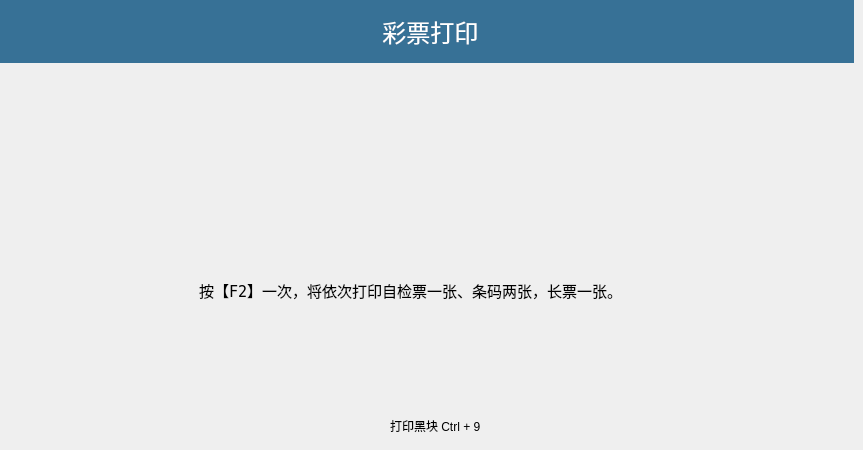
          <widget class="QWidget" name="page_2">
           <widget class="QLabel" name="label_3">
            <property name="geometry">
             <rect>
              <x>0</x>
              <y>0</y>
              <width>854</width>
              <height>63</height>
             </rect>
            </property>
            <property name="styleSheet">
             <string notr="true">background-color:rgb(55, 113, 150)</string>
            </property>
            <property name="text">
             <string>&lt;!DOCTYPE HTML PUBLIC &quot;-//W3C//DTD HTML 4.0//EN&quot; &quot;http://www.w3.org/TR/REC-html40/strict.dtd&quot;&gt;
&lt;html&gt;&lt;head&gt;&lt;meta name=&quot;qrichtext&quot; content=&quot;1&quot; /&gt;&lt;style type=&quot;text/css&quot;&gt;
p, li { white-space: pre-wrap; }
&lt;/style&gt;&lt;/head&gt;&lt;body style=&quot; font-family:'Sans'; font-size:10pt; font-weight:400; font-style:normal;&quot;&gt;
&lt;p style=&quot; margin-top:0px; margin-bottom:0px; margin-left:0px; margin-right:0px; -qt-block-indent:0; text-indent:0px;&quot;&gt;&lt;span style=&quot; font-size:18pt; color:#ffffff;&quot;&gt; 彩票打印&lt;/span&gt;&lt;/p&gt;&lt;/body&gt;&lt;/html&gt;</string>
            </property>
            <property name="alignment">
             <set>Qt::AlignCenter</set>
            </property>
           </widget>
           <widget class="QLabel" name="label_5">
            <property name="geometry">
             <rect>
              <x>190</x>
              <y>250</y>
              <width>531</width>
              <height>81</height>
             </rect>
            </property>
            <property name="font">
             <font>
              <family>DejaVu Sans Mono</family>
              <pointsize>14</pointsize>
             </font>
            </property>
            <property name="text">
             <string>&lt;!DOCTYPE HTML PUBLIC &quot;-//W3C//DTD HTML 4.0//EN&quot; &quot;http://www.w3.org/TR/REC-html40/strict.dtd&quot;&gt;
&lt;html&gt;&lt;head&gt;&lt;meta name=&quot;qrichtext&quot; content=&quot;1&quot; /&gt;&lt;style type=&quot;text/css&quot;&gt;
p, li { white-space: pre-wrap; }
&lt;/style&gt;&lt;/head&gt;&lt;body style=&quot; font-family:'DejaVu Sans Mono'; font-size:14pt; font-weight:400; font-style:normal;&quot;&gt;
&lt;p style=&quot; margin-top:0px; margin-bottom:0px; margin-left:0px; margin-right:0px; -qt-block-indent:0; text-indent:0px;&quot;&gt;&lt;span style=&quot; font-family:'Sans'; font-size:11pt;&quot;&gt; 按【F2】一次，将依次打印自检票一张、条码两张，长票一张。&lt;/span&gt;&lt;/p&gt;&lt;/body&gt;&lt;/html&gt;</string>
            </property>
           </widget>
           <widget class="QPushButton" name="btnPrinterBack">
            <property name="geometry">
             <rect>
              <x>800</x>
              <y>10</y>
              <width>44</width>
              <height>44</height>
             </rect>
            </property>
            <property name="maximumSize">
             <size>
              <width>141</width>
              <height>16777215</height>
             </size>
            </property>
            <property name="focusPolicy">
             <enum>Qt::NoFocus</enum>
            </property>
            <property name="text">
             <string/>
            </property>
            <property name="icon">
             <iconset resource="images.qrc">
              <normaloff>:/images/reback.png</normaloff>:/images/reback.png</iconset>
            </property>
            <property name="iconSize">
             <size>
              <width>44</width>
              <height>44</height>
             </size>
            </property>
            <property name="shortcut">
             <string>Esc</string>
            </property>
            <property name="flat">
             <bool>true</bool>
            </property>
           </widget>
           <widget class="QPushButton" name="pushButton_print">
            <property name="geometry">
             <rect>
              <x>420</x>
              <y>330</y>
              <width>101</width>
              <height>51</height>
             </rect>
            </property>
            <property name="focusPolicy">
             <enum>Qt::NoFocus</enum>
            </property>
            <property name="text">
             <string/>
            </property>
            <property name="shortcut">
             <string>Return</string>
            </property>
            <property name="flat">
             <bool>true</bool>
            </property>
           </widget>
           <widget class="QPushButton" name="btnPrinterTest">
            <property name="geometry">
             <rect>
              <x>410</x>
              <y>220</y>
              <width>61</width>
              <height>31</height>
             </rect>
            </property>
            <property name="focusPolicy">
             <enum>Qt::NoFocus</enum>
            </property>
            <property name="text">
             <string/>
            </property>
            <property name="shortcut">
             <string>Ctrl+9</string>
            </property>
            <property name="flat">
             <bool>true</bool>
            </property>
           </widget>
           <widget class="QLabel" name="label_printblack">
            <property name="geometry">
             <rect>
              <x>390</x>
              <y>410</y>
              <width>111</width>
              <height>31</height>
             </rect>
            </property>
            <property name="text">
             <string>打印黑块 Ctrl + 9</string>
            </property>
           </widget>
           <zorder>label_3</zorder>
           <zorder>label_5</zorder>
           <zorder>pushButton_print</zorder>
           <zorder>btnPrinterBack</zorder>
           <zorder>btnPrinterTest</zorder>
           <zorder>label_printblack</zorder>
          </widget>
